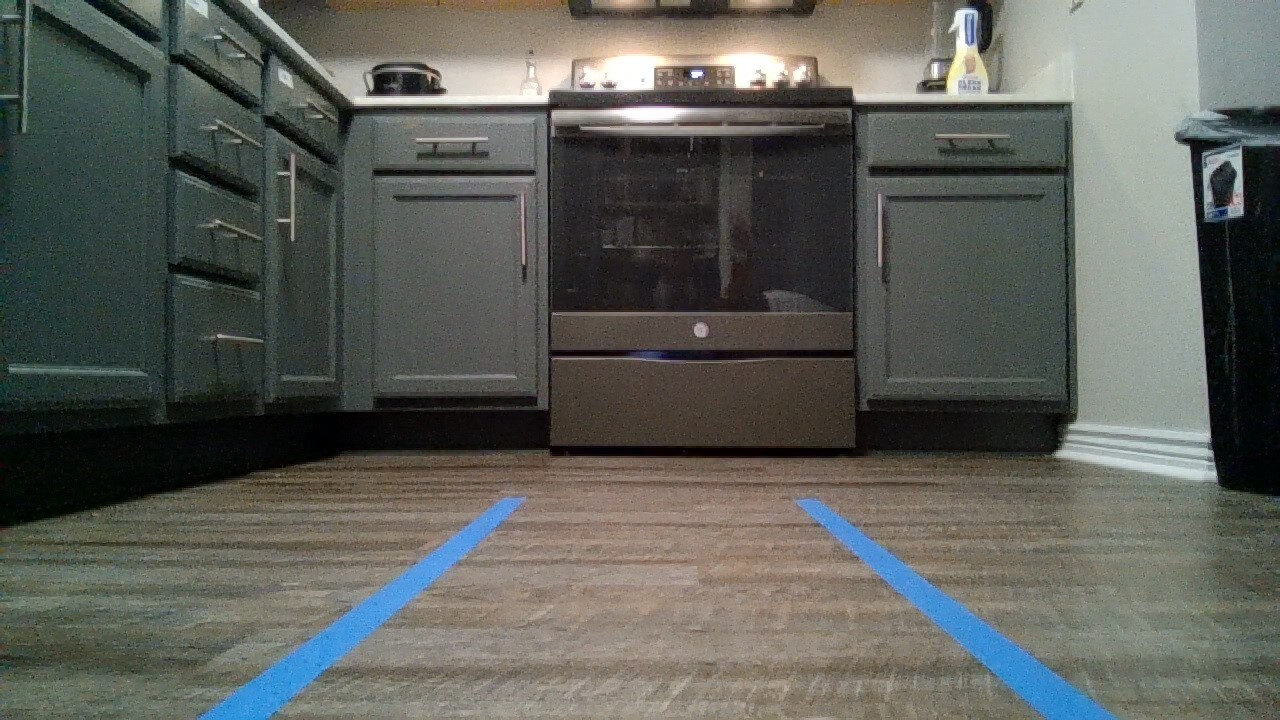
#> input picture 1.jpg, 1280 x 720 px
$ python car-smart.py
#> lines starting #> are read from the running program, lines starting #| are printed output that depends on the picture; after the words box and inside, x2 and y2 are one past the last pixel; in counts of white or black regions, pixels touching at a corner belong together
import cv2
import matplotlib.pyplot as plt
import numpy as np

image = cv2.imread('1.jpg')
#> image is the input picture: shape (720, 1280, 3); mean B, G, R 89.8, 95.4, 93.3
frame = cv2.imread('1.jpg')

hsv = cv2.cvtColor(frame, cv2.COLOR_BGR2HSV)
#> hsv: shape (720, 1280, 3); mean H, S, V 52.7, 50, 101.2

lower_blue = np.array([60, 40, 40])
upper_blue = np.array([150, 255, 255])
mask = cv2.inRange(hsv, lower_blue, upper_blue)
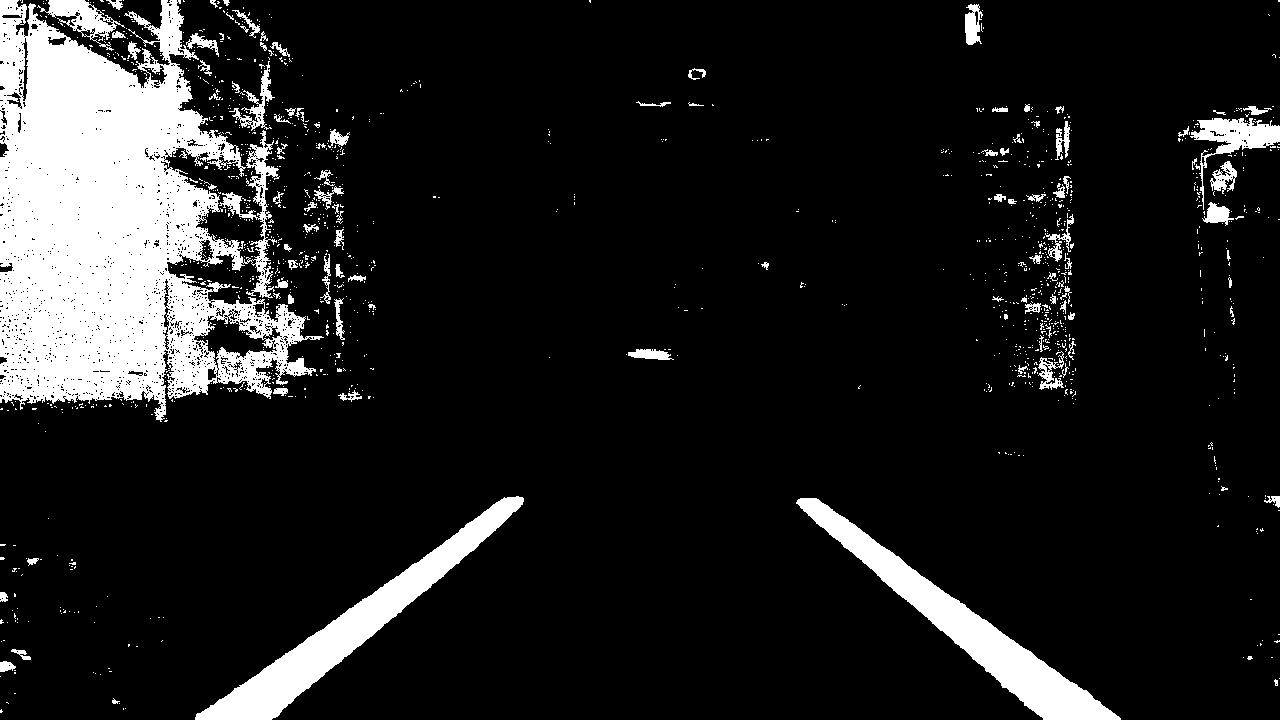
#> mask: shape (720, 1280); 12.6% white; 1325 white regions (1222 under 20 px), largest, box (x1, y1, x2, y2) and area: (0, 0, 324, 422) 76683, (796, 498, 1121, 720) 11971, (195, 496, 524, 720) 11925
edges = cv2.Canny(mask, 200, 400)
#> edges: shape (720, 1280); 2.7% white in thin lines or dots


def detect_edges(frame):
    hsv = cv2.cvtColor(frame, cv2.COLOR_BGR2HSV)
    show_image("hsv", hsv)
    lower_blue = np.array([60, 40, 40])
    upper_blue = np.array([150, 255, 255])
    mask = cv2.inRange(hsv, lower_blue, upper_blue)
    show_image("blue mask", mask)
    edges = cv2.Canny(mask, 200, 400)
    return edges


def region_of_interest(edges):
    height, width = edges.shape
#> height = 720; width = 1280
    mask = np.zeros_like(edges)
    # only focus bottom half of the screen
    polygon = np.array([[
        (400,470),
        (870,470),
        (1127,720),
        (195,720),
    ]], np.int32)

    cv2.fillPoly(mask, polygon, 255)
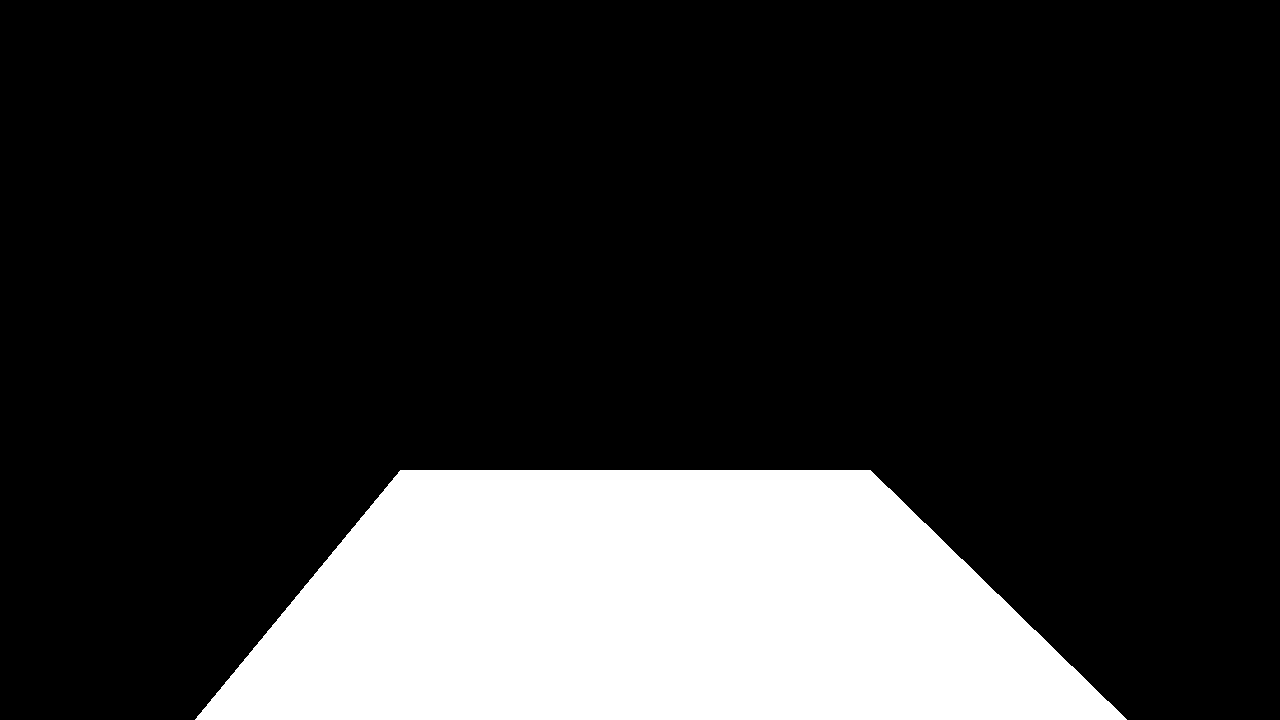
#> mask: shape (720, 1280); 19% white; 1 white region, box (x1, y1, x2, y2) and area: (195, 470, 1127, 720) 175379
    cropped_edges = cv2.bitwise_and(edges, mask)
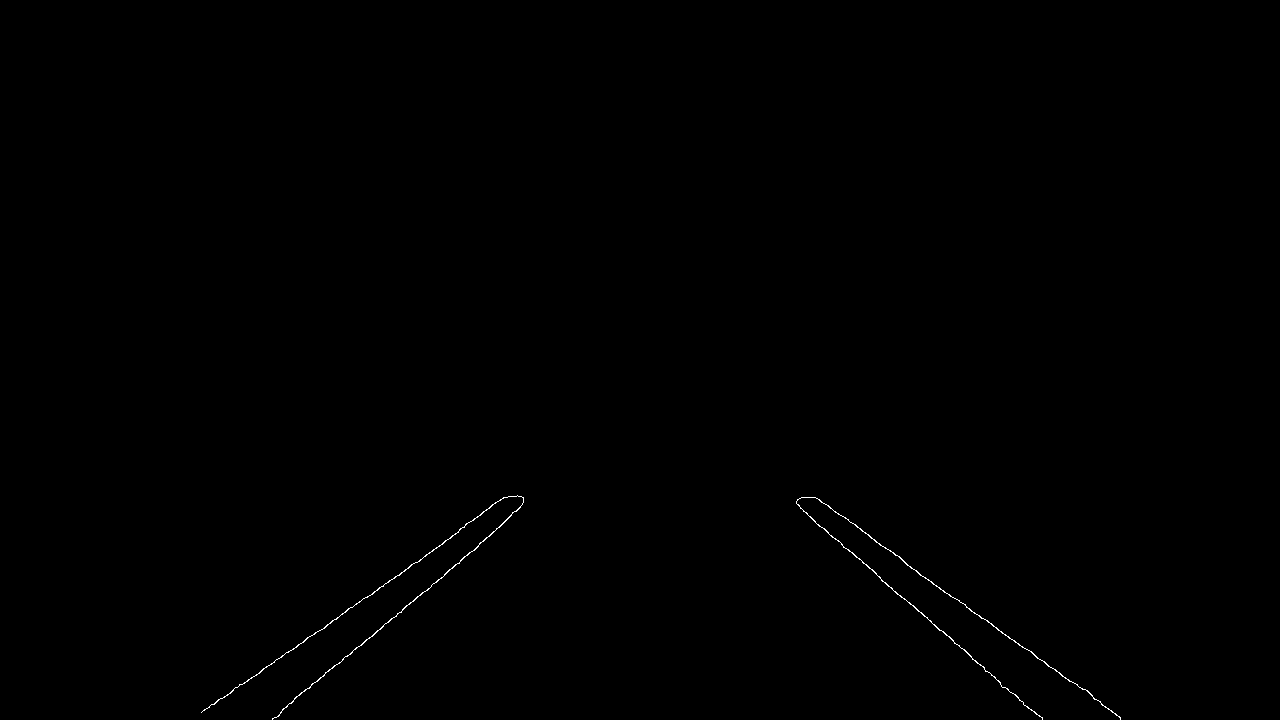
#> cropped_edges: shape (720, 1280); 0.18% white in thin lines or dots, all inside (x1, y1, x2, y2) = (201, 495, 1121, 720)
    return cropped_edges


cropped_edges = region_of_interest(edges)


def detect_line_segments(cropped_edges, frame ):

    # tuning min_threshold, minLineLength, maxLineGap is a trial and error process by hand
    rho = 1 # distance precision in pixel, i.e. 1 pixel
    angle = np.pi / 180 # angular precision in radian, i.e. 1 degree
    min_threshold = 10 # minimal of votes
    line_segments = cv2.HoughLinesP(cropped_edges, rho, angle, min_threshold,np.array([]), minLineLength=1, maxLineGap=20)
#> line_segments = 29 rows, first 6: [909, 602, 1042, 717], [800, 508, 1042, 719], [272, 718, 492, 533], [209, 707, 450, 538], [817, 498, 904, 561], [906, 564, 1092, 695]

    for line in line_segments:
        x1, y1, x2, y2 = line[0]
        cv2.line(frame, (x1, y1), (x2, y2), (0,255,0), 3)
#> this loop made 29 passes
#> (x1, y1, x2, y2) on passes 1 to 12: (909, 602, 1042, 717), (800, 508, 1042, 719), (272, 718, 492, 533), (209, 707, 450, 538), (817, 498, 904, 561), (906, 564, 1092, 695), (203, 710, 240, 684), (272, 719, 478, 546), (282, 709, 356, 647), (460, 528, 482, 513), (1036, 657, 1070, 681), (201, 712, 458, 532)
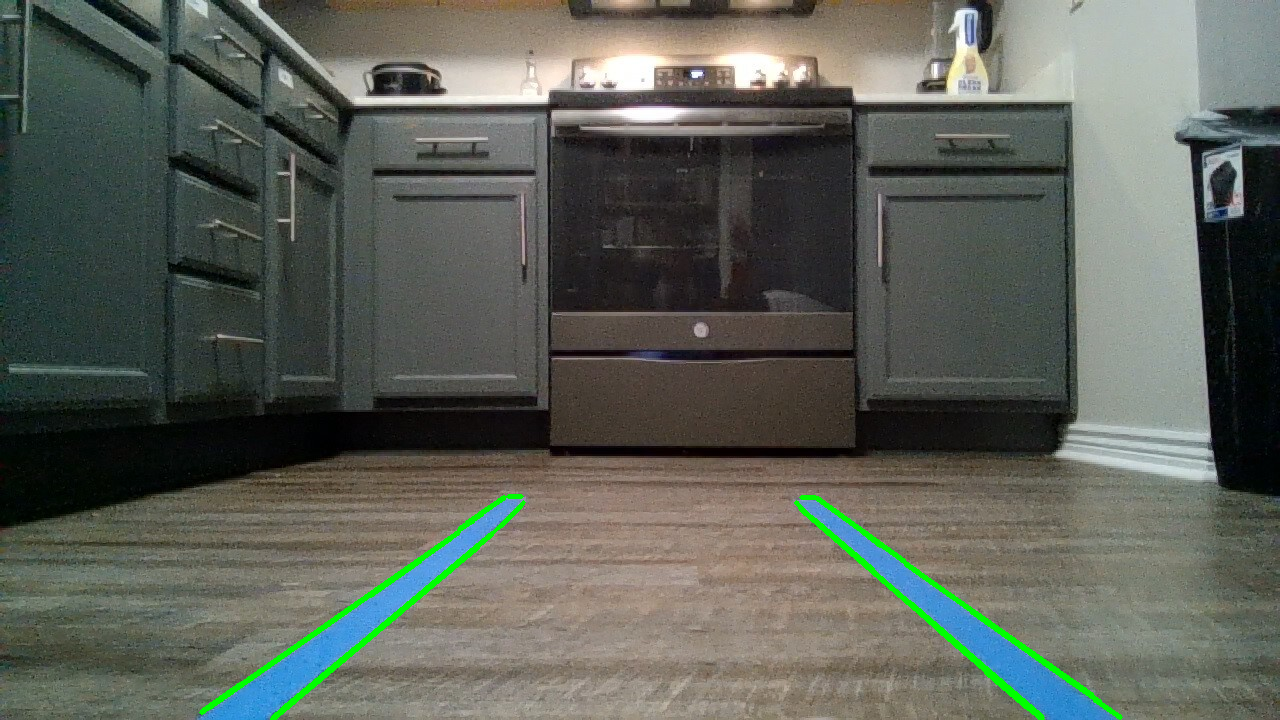
#> frame: shape (720, 1280, 3); 0.93% of pixels changed, all inside (x1, y1, x2, y2) = (199, 494, 1123, 720)
    #img8 = (line_segments/256).astype('uint8')
    return line_segments


line_segments = detect_line_segments(cropped_edges, frame )


print(frame.dtype)
#| uint8
print(frame.shape)
#| (720, 1280, 3)
print(cropped_edges.dtype)
#| uint8
print(line_segments.dtype)
#| int32

cv2.imshow("img", image)
cv2.waitKey()
cv2.imshow("img", hsv)
cv2.waitKey()
cv2.imshow("img", mask)
cv2.waitKey()
cv2.imshow("img", edges)
cv2.waitKey()
cv2.imshow("img", cropped_edges)
cv2.waitKey()
cv2.imshow("img", frame)
cv2.waitKey()

plt.figure(figsize=(50, 50))
plt.subplot(111)
plt.imshow(frame);
plt.title("Frame")
plt.show()
